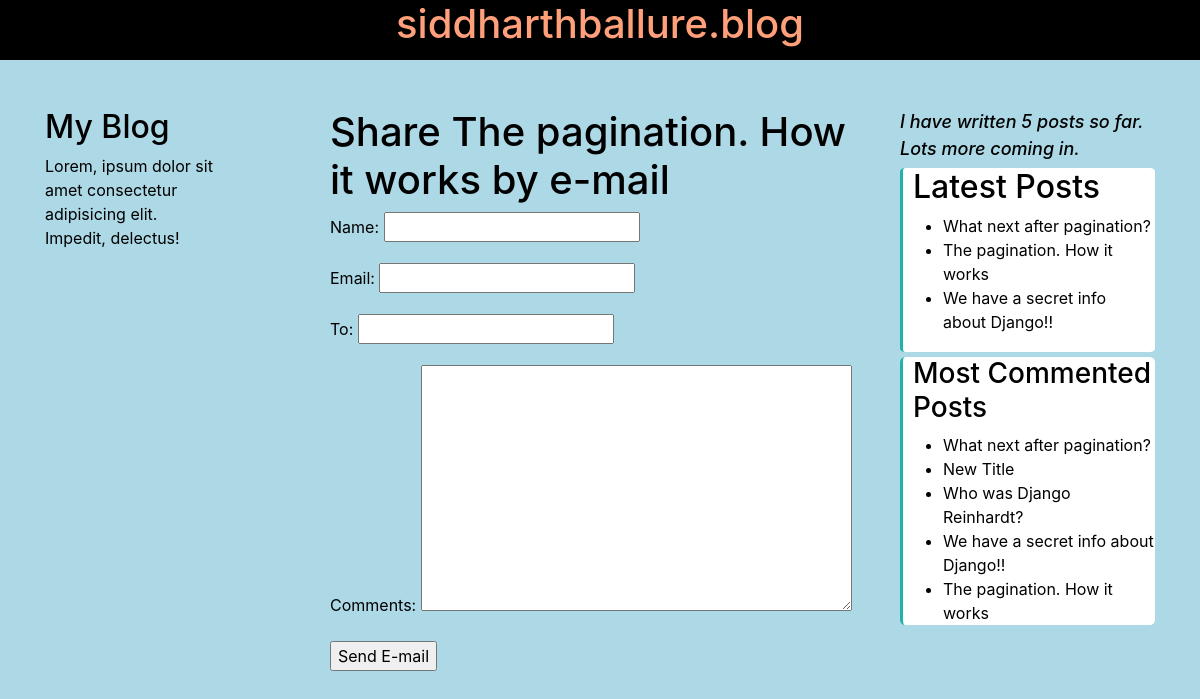
The app's page /blog/5/share/, older data.
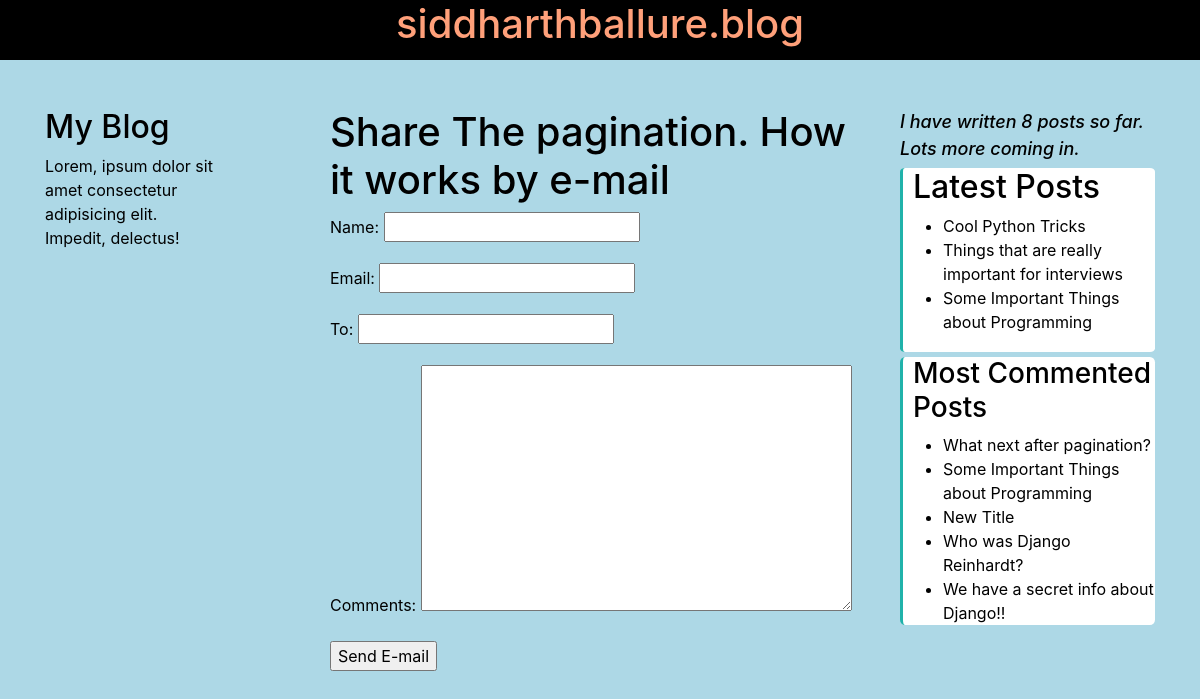
The same page, newer data.
### blog/models.py (models this page shows, shortened)
class Post(models.Model):
    STATUS_CHOICES = (
        ('draft', 'Draft'),
        ('published', 'Published'),
    )
    title = models.CharField(max_length=250)
    slug = models.SlugField(max_length=250,
                            unique_for_date='publish')
    author = models.ForeignKey(User,
                                on_delete=models.CASCADE,
                                related_name='blog_posts')
    body = models.TextField()
    publish = models.DateTimeField(default=timezone.now)
    created = models.DateTimeField(auto_now_add=True)
    updated = models.DateTimeField(auto_now=True)
    status = models.CharField(max_length=10,
                              choices=STATUS_CHOICES,
                              default='draft')
    objects = models.Manager() #default manager
    published = PublishedManager() #custom manager
    tags = TaggableManager()
    class Meta:
        ordering = ('-publish',)
    def get_absolute_url(self):
        return reverse('blog:post_detail',
                        args=[self.publish.year,
                              self.publish.month,
                              self.publish.day,
                              self.slug])

### blog/views.py (the view)
# urls.py: path('<int:post_id>/share/', views.post_share, name='post_share'),
def post_share(request, post_id):
    post = get_object_or_404(Post, id=post_id, status='published')
    sent = False
    if request.method == 'POST':
        form = EmailPostForm(request.POST)
        if form.is_valid():
            cd = form.cleaned_data
            post_url = request.build_absolute_uri(
                post.get_absolute_url())
            subject = f"{cd['name']} recommends you read" f'{post.title}'
            message = f"Read {post.title} at {post_url}"\
                      f"{cd['name']}\'s comments: {cd['comments']}"
            send_mail(subject, message, 'sidhrth05@gmail.com', [cd['to']])
            sent = True
    else:
        form = EmailPostForm()
    return render(request, 'blog/post/share.html', {'post':post,
                                                    'form':form,
                                                    'sent':sent})

### blog/forms.py
class EmailPostForm(forms.Form):
    name = forms.CharField(max_length=25)
    email = forms.EmailField()
    to = forms.EmailField()
    comments = forms.CharField(required=False,
                               widget=forms.Textarea)

### blog/models.py (called while the page is built)
    def get_queryset(self):
        return super(PublishedManager, self).get_queryset()\
                                            .filter(status='published')

### blog/templatetags/blog_tags.py (called while the page is built)
@register.simple_tag
def total_posts():
    return Post.published.count()

@register.inclusion_tag('blog/post/latest_posts.html')
def show_latest_posts(count=5):
    latest_posts = Post.published.order_by('-publish')[:count]
    return {'latest_posts':latest_posts}

@register.simple_tag
def get_most_commented_posts(count=5):
    return Post.published.annotate(
        total_comments = Count('comments')
    ).order_by('-total_comments')[:count]

### blog/templates/blog/post/share.html (shortened to what this page needs)
{% extends 'blog/base.html' %}
{% block content %}
    {% if sent %}
        <h1>E-mail successfully sent</h1>
        <p>
            '{{ post.title }}' was successfully sent to {{ form.cleaned_data.to }}.
        </p>
    {% else %}
        <h1>Share {{ post.title }} by e-mail</h1>
        <form method="post">
            {{ form.as_p }}
            <input type="submit" value="Send E-mail">
        </form>
    {% endif %}
{% endblock %}

### blog/templates/blog/base.html (shortened to what this page needs)
{% load blog_tags %}
{% load static %}
<!DOCTYPE html>
<html lang="en">
<head>
    <link rel="stylesheet" href="https://stackpath.bootstrapcdn.com/bootstrap/4.5.2/css/bootstrap.min.css"
>
    <link rel="stylesheet" href="{% static 'css/blog.css' %}">
</head>
<body>
        <div id='head' class='mb-5 pb-1 sticky-top'>
            <h1  class='text-center'>siddharthballure.blog</h1>
        </div>
<div class="container" >
    <div class="row">
        <div id="sidebar"  class="col-sm-2 mt-auto">
            <h2>My Blog</h2>
            <p>Lorem, ipsum dolor sit amet consectetur adipisicing elit. Impedit, delectus!</p>
        </div>
        <div id="content"  class="col col-sm-6" >
            {% block content %}
            {% endblock %}
        </div>
        <div class='col col-sm-3' id='right-sidebar'>
            <p>I have written {% total_posts %} posts so far. Lots more coming in.</p>
            <div id='latest_posts'>
                <h2>Latest Posts</h2>
                {% show_latest_posts 3 %}
            </div>
            <div id='most_commented'>
                <h3>Most Commented Posts</h3>
                {% get_most_commented_posts as most_commented_posts %}
                <ul>
                    {% for post in most_commented_posts %}
                        <li>
                            <a href="{{ post.get_absolute_url }}">
                                {{ post.title }}
                            </a>
                        </li>
                    {% endfor %}
                </ul>
            </div>
        </div>
    </div>
</div>
</body>
</html>

### blog/templates/blog/post/latest_posts.html
<ul>
    {% for post in latest_posts %}
        <li>
            <a href="{{ post.get_absolute_url }}">
                {{ post.title }}
            </a>
        </li>
    {% endfor %}
</ul>

Row changes from the older to the newer data that the page shows:
no longer on one of the page's lists (row unchanged): Post: title "The pagination. How it works"
no longer on one of the page's lists (row unchanged): Post: title "What next after pagination?"
no longer on one of the page's lists (row unchanged): Post: title "We have a secret info about Django!!"
added Post: title "Cool Python Tricks", shown under "Latest Posts"
added Post: title "Things that are really important for interviews", shown under "Latest Posts"
added Post: title "Some Important Things about Programming"
Text that changed along with them:
text no longer shown: "5"
text now shown: "8"
